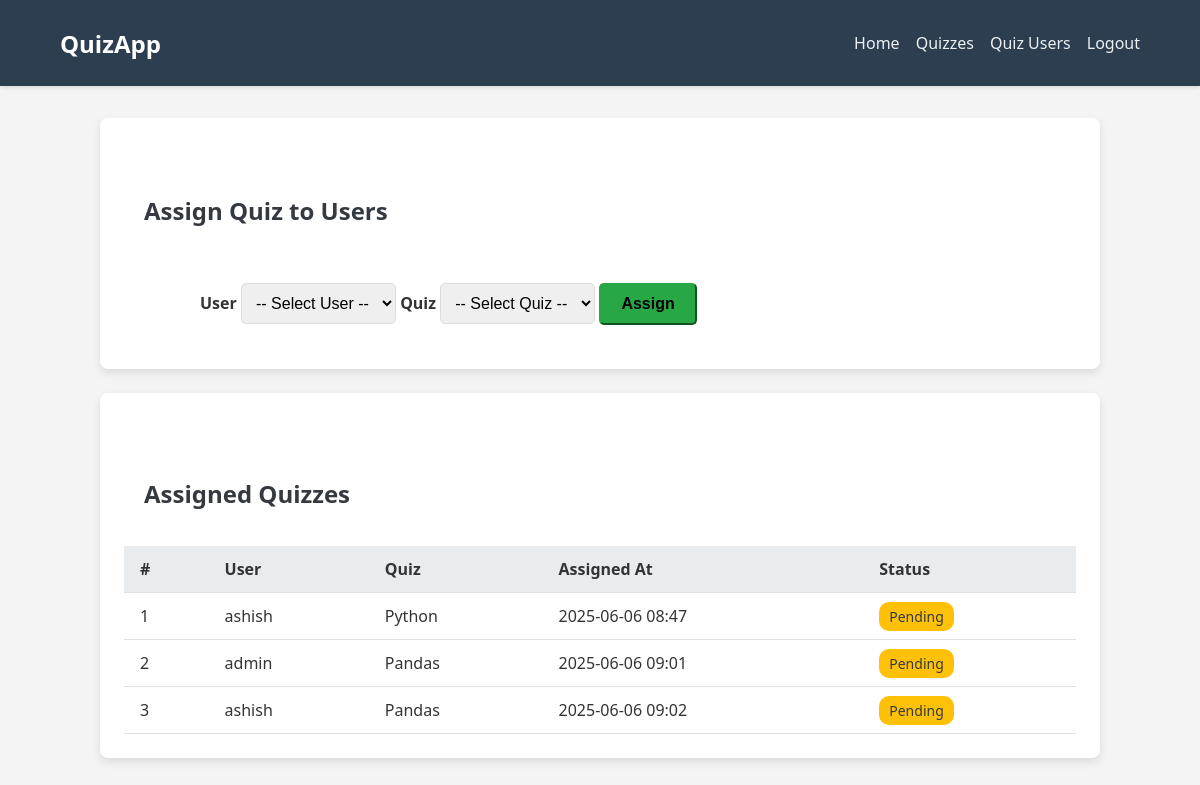
The app's page /assign/ (signed in) with its own data.
### quiz/models.py (models this page shows, shortened)
class AssignedQuiz(models.Model):
    quiz = models.ForeignKey(Quiz, on_delete=models.CASCADE)
    user = models.ForeignKey(User, on_delete=models.CASCADE)
    assigned_at = models.DateTimeField(auto_now_add=True)
    completed = models.BooleanField(default=False)

class Quiz(models.Model):
    title = models.CharField(max_length=255)
    description = models.TextField(blank=True)
    time_limit = models.IntegerField(help_text="Time limit in seconds")

### quiz/views.py (the view)
# urls.py: path("assign/", views.assign_quiz_view, name="assign_quiz"),
@login_required
def assign_quiz_view(request):
    users = User.objects.all()
    quizzes = Quiz.objects.all()
    if request.method == "POST":
        user_id = request.POST.get("user_id")
        quiz_id = request.POST.get("quiz_id")
        if user_id and quiz_id:
            AssignedQuiz.objects.get_or_create(user_id=user_id, quiz_id=quiz_id)
        return redirect("assign_quiz")
    assignments = AssignedQuiz.objects.select_related("user", "quiz")
    return render(
        request,
        "quiz/assign_quiz.html",
        {
            "users": users,
            "quizzes": quizzes,
            "assignments": assignments,
        },
    )

### quiz/templates/quiz/assign_quiz.html (shortened to what this page needs)
{% extends "quiz/base.html" %}
{% block content %}
<div class="container py-5">
    <div class="card">
        <div class="card-header">
            <h4 class="card-title">Assign Quiz to Users</h4>
        </div>
        <div class="card-body">
            <form method="post" class="row gy-3 gx-4 assign-form">
                <div class="col-md-6">
                    <label for="user_id" class="form-label fw-bold">User</label>
                    <select name="user_id" id="user_id" class="form-select" required>
                        <option value="">-- Select User --</option>
                    </select>
                    <label for="quiz_id" class="form-label fw-bold">Quiz</label>
                    <select name="quiz_id" id="quiz_id" class="form-select" required>
                        <option value="">-- Select Quiz --</option>
                    </select>
                    <button type="submit" class="btn btn-success px-4">Assign</button>
                </div>
            </form>
        </div>
    </div>
    <div class="card">
        <div class="card-header">
            <h5 class="card-title">Assigned Quizzes</h5>
        </div>
        <table class="table table-striped">
            <thead class="table-light text-center">
                <tr>
                    <th scope="col">#</th>
                    <th scope="col">User</th>
                    <th scope="col">Quiz</th>
                    <th scope="col">Assigned At</th>
                    <th scope="col">Status</th>
                </tr>
            </thead>
            <tbody>
                {% for item in assignments %}
                    <tr>
                        <td class="text-center">{{ forloop.counter }}</td>
                        <td>{{ item.user.get_full_name|default:item.user.username }}</td>
                        <td>{{ item.quiz.title }}</td>
                        <td class="text-center">{{ item.assigned_at|date:"Y-m-d H:i" }}</td>
                        <td class="text-center">
                            {% if item.completed %}
                                <span class="badge bg-success">Completed</span>
                            {% else %}
                                <span class="badge bg-warning text-dark">Pending</span>
                            {% endif %}
                        </td>
                    </tr>
                {% empty %}
                    <tr>
                        <td colspan="5" class="text-center text-muted py-3">No quiz assignments found.</td>
                    </tr>
                {% endfor %}
            </tbody>
        </table>
    </div>
</div>
{% endblock %}

### quiz/static/css/style.css (style rules this page uses)
body { margin: 0; font-family: 'Segoe UI', Tahoma, Geneva, Verdana, sans-serif; background-color: #f4f4f4; color: #333; }
.card-body { padding: 16px; }
.card { border: none; border-radius: 12px; box-shadow: 0 4px 12px rgba(0, 0, 0, 0.1); background-color: #ffffff; margin-bottom: 24px; padding: 24px; }
.card-title { font-size: 1.5rem; font-weight: 600; margin-bottom: 16px; color: #343a40; }
.assign-form { max-width: 800px; margin: 0 auto; }
.form-label { font-weight: 600; color: #333; }
.form-select, .form-control { border-radius: 5px; border: 1px solid #ddd; padding: 10px; font-size: 16px; }
.btn { padding: 10px 20px; border-radius: 5px; font-weight: 600; font-size: 16px; }
.btn-success { background-color: #28a745; border-color: #28a745; }
.card { border-radius: 8px; box-shadow: 0 4px 10px rgba(0, 0, 0, 0.1); }
.card-header { font-weight: 700; }
.table { width: 100%; border-collapse: collapse; }
.table thead { background-color: #e9ecef; }
.table th, .table td { padding: 12px 16px; text-align: left; border-bottom: 1px solid #dee2e6; }
.table .badge { font-size: 14px; padding: 5px 10px; border-radius: 10px; }
.badge.bg-warning { background-color: #ffc107; color: white; }
.badge.text-dark { color: #343a40 !important; }
.card-header, .card-body { padding: 20px; }

### records on screen
AssignedQuiz: user.get_full_name "ashish", quiz "Python", assigned_at "2025-06-06 08:47", completed "Pending"
AssignedQuiz: user.get_full_name "admin", quiz "Pandas", assigned_at "2025-06-06 09:01", completed "Pending"
AssignedQuiz: user.get_full_name "ashish", quiz "Pandas", assigned_at "2025-06-06 09:02", completed "Pending"
